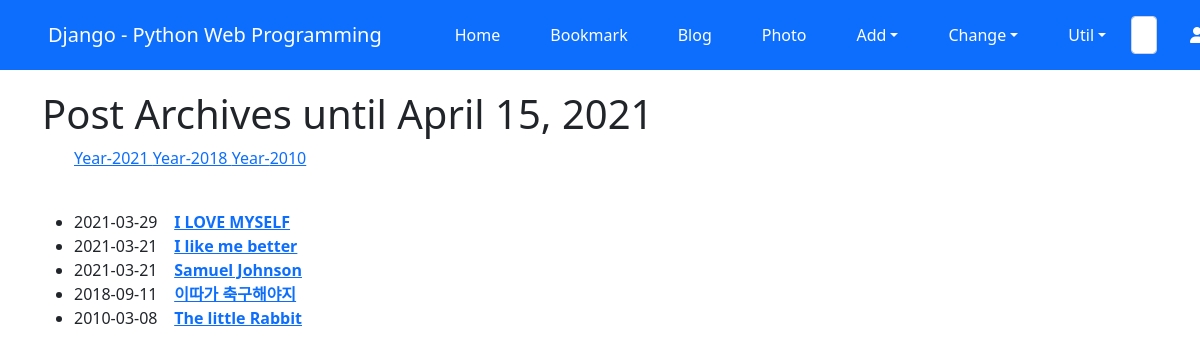
Screenshot of /blog/archive/ with the database file from the repository.
### blog/models.py (models this page shows, shortened)
class Post(models.Model):
    title = models.CharField(verbose_name='TITLE', max_length=50) # 2
    slug = models.SlugField('SLUG', unique=True, allow_unicode=True, help_text='one word for title alias.') # 3
    description = models.CharField('DESCIPTION', max_length=50, blank=True, help_text='simple description text.') # 4
    content = models.TextField('CONTENT') # 5
    create_dt = models.DateTimeField('CREATE DATE', auto_now_add=True) # 6
    modify_dt = models.DateTimeField("MODIFY DATE", auto_now=True) # 7
    tags = TaggableManager(blank=True)
    owner = models.ForeignKey(User, on_delete=models.CASCADE, verbose_name="OWNER", blank=True, null=True)
    class Meta:  # 8
        verbose_name = 'post' # 9
        verbose_name_plural = 'posts' # 10
        db_table = 'blog_posts' # 11
        ordering = ('-modify_dt',) # 12
    def get_absolute_url(self): # 14
        return reverse("blog:post_detail", args=(self.slug,))

### blog/views.py (the view)
# urls.py: path('archive/', views.PostAV.as_view(), name='post_archive'),
class PostAV(ArchiveIndexView):
    model = Post
    date_field = 'create_dt'

### blog/templates/blog/post_archive.html (shortened to what this page needs)
{% extends 'base.html' %}
{% block content %}
<h1>Post Archives until {% now "N d, Y" %}</h1>
<ul>
    {% for date in date_list %}
    <li style="display: inline;">
        <a href="{% url 'blog:post_year_archive' date|date:'Y' %}">Year-{{date|date:"Y" }} </a></li>
    {% endfor %}
</ul>
<div>
    <ul>
        {% for post in object_list %}
        <li>{{ post.create_dt|date:"Y-m-d" }}&nbsp;&nbsp;&nbsp;
        <a href="{{ post.get_absolute_url }}"><strong>{{ post.title }}</strong></a></li>
        {% endfor %}
    </ul>
</div>
{% endblock %}

### rows the page displays
Post: create_dt "2021-03-29", title "I LOVE MYSELF"
Post: create_dt "2021-03-21", title "I like me better"
Post: create_dt "2021-03-21", title "Samuel Johnson"
Post: create_dt "2018-09-11", title "이따가 축구해야지"
Post: create_dt "2010-03-08", title "The little Rabbit"

### other values shown
{{ date|date:"Y" }} "2021" "2018" "2010"
